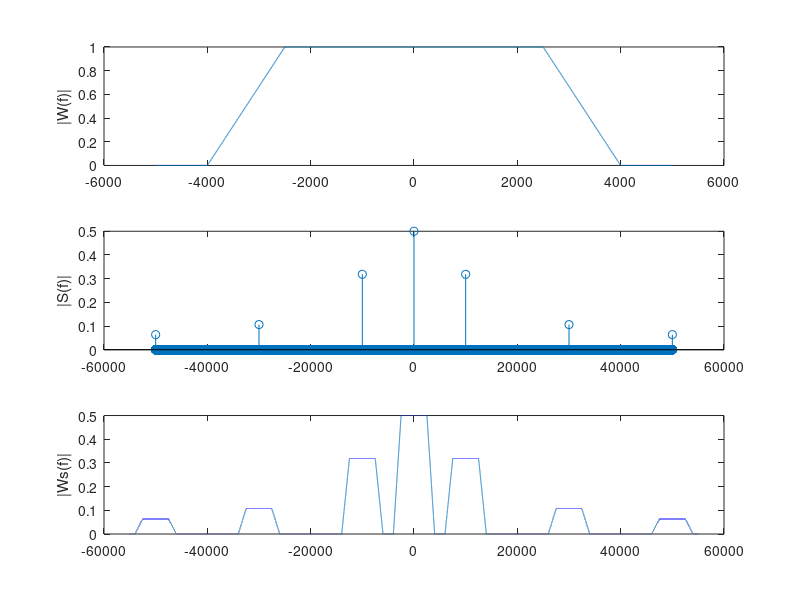

Here is the MATLAB script that generated this plot:
close all
clear all

A = 1;
f = 0:1:5000;
f1 = 2500;
f2 = 4000;

m = A/(f2-f1);

W = [ones(1,2501) zeros(1,length(f)-2501)];
for(a = 2502:1:4001);
    W(a) = W(a-1) - m;
end;

W = [fliplr(W(2:length(W))) W];
    
% figure(1),plot(-5000:1:5000,W)

fs = 10000;
tau = 50e-6;
Ts = 1/fs;
d = tau/Ts;

n = 1:1:5;

cn = [1/Ts*tau d*sin(n*pi*d)./(n*pi*d)];

ff = 0:1:50000;

S = zeros(1,length(ff));

for(a = 0:1:50000);
    for(b = 0:1:5);
        if(a-b*fs) == 0
            S(a+1) = S(a+1) + cn(b+1);
        end;
    end;
end;

S = [fliplr(S(2:length(S))) S];

% figure(1),stem(S)

Ws = conv(W,S);

figure(1)
subplot(3,1,1),plot([-length(W)/2:1:length(W)/2-1],abs(W)),ylabel('|W(f)|')
subplot(3,1,2),stem([-length(S)/2:1:length(S)/2-1],abs(S)),ylabel('|S(f)|')
subplot(3,1,3),plot([-length(Ws)/2:1:length(Ws)/2-1],abs(Ws)),ylabel('|Ws(f)|')